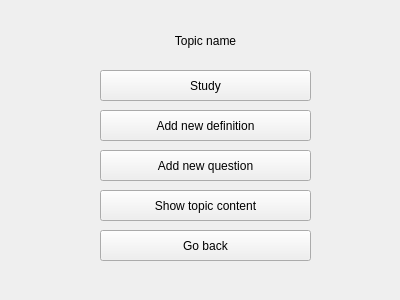
<?xml version="1.0" encoding="UTF-8"?>
<ui version="4.0">
    <class>TopicManagement</class>
    <widget class="QWidget" name="Topic Management">
        <property name="geometry">
            <rect>
                <x>0</x>
                <y>0</y>
                <width>400</width>
                <height>300</height>
            </rect>
        </property>
        <property name="windowTitle">
            <string>TopicManagement</string>
        </property>
        <widget class="QPushButton" name="studyButton">
            <property name="geometry">
                <rect>
                    <x>100</x>
                    <y>70</y>
                    <width>211</width>
                    <height>31</height>
                </rect>
            </property>
            <property name="text">
                <string>Study</string>
            </property>
        </widget>
        <widget class="QPushButton" name="addDefinitionButton">
            <property name="geometry">
                <rect>
                    <x>100</x>
                    <y>110</y>
                    <width>211</width>
                    <height>31</height>
                </rect>
            </property>
            <property name="text">
                <string>Add new definition</string>
            </property>
        </widget>
        <widget class="QPushButton" name="addQuestionButton">
            <property name="geometry">
                <rect>
                    <x>100</x>
                    <y>150</y>
                    <width>211</width>
                    <height>31</height>
                </rect>
            </property>
            <property name="text">
                <string>Add new question</string>
            </property>
        </widget>
        <widget class="QPushButton" name="showContentButton">
            <property name="geometry">
                <rect>
                    <x>100</x>
                    <y>190</y>
                    <width>211</width>
                    <height>31</height>
                </rect>
            </property>
            <property name="text">
                <string>Show topic content</string>
            </property>
        </widget>
        <widget class="QLabel" name="label">
            <property name="geometry">
                <rect>
                    <x>100</x>
                    <y>20</y>
                    <width>211</width>
                    <height>41</height>
                </rect>
            </property>
            <property name="text">
                <string>Topic name</string>
            </property>
            <property name="alignment">
                <set>Qt::AlignCenter</set>
            </property>
        </widget>
        <widget class="QPushButton" name="goBackButton">
            <property name="geometry">
                <rect>
                    <x>100</x>
                    <y>230</y>
                    <width>211</width>
                    <height>31</height>
                </rect>
            </property>
            <property name="text">
                <string>Go back</string>
            </property>
        </widget>
    </widget>
    <resources/>
    <connections/>
</ui>
